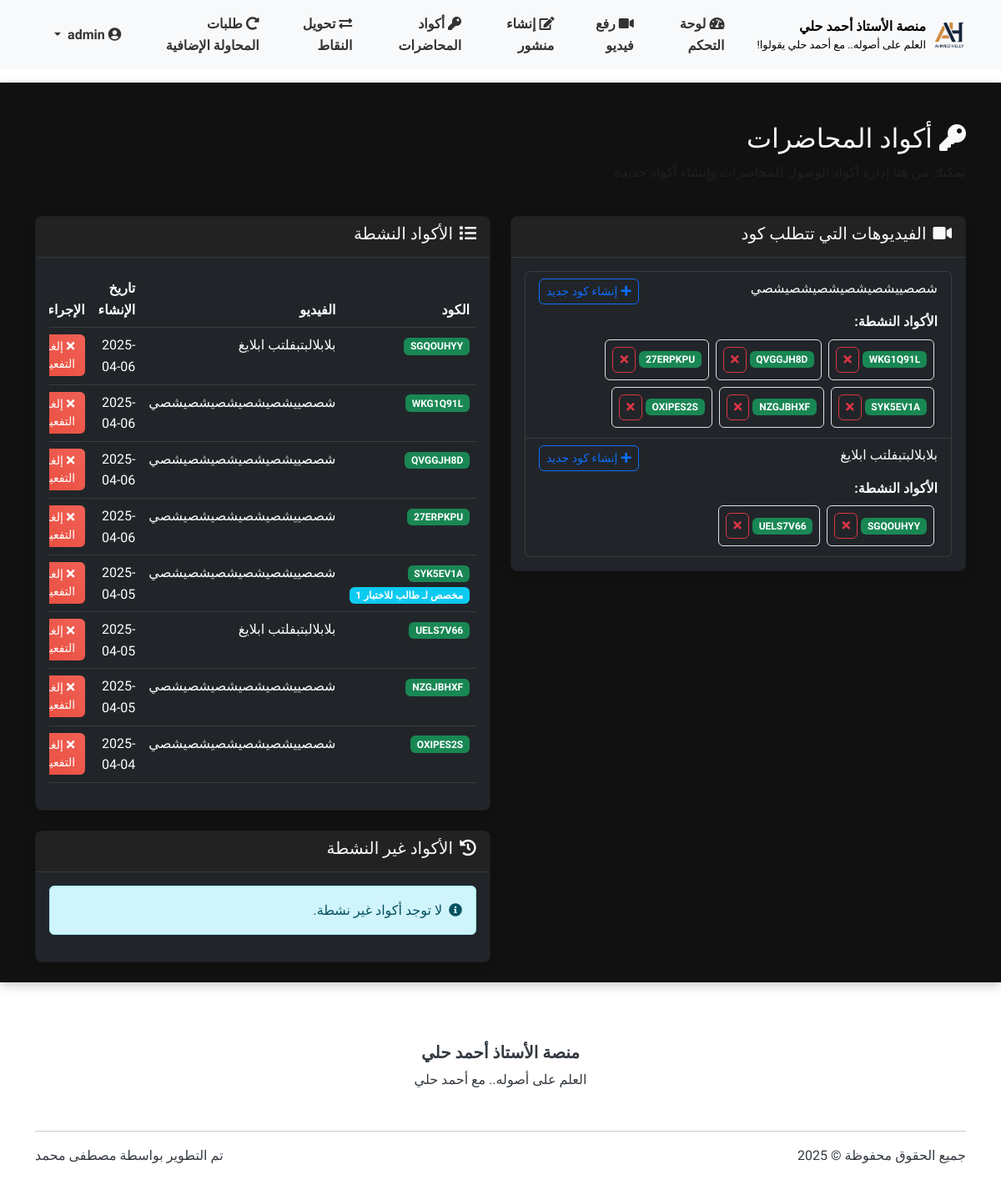
The app's page /admin/lecture_codes (signed in) with its own data.
### models.py (models this page shows, shortened)
class User(UserMixin, db.Model):
    __tablename__ = 'users'
    id = db.Column(db.Integer, primary_key=True)
    username = db.Column(db.String(64), unique=True, nullable=False)
    full_name = db.Column(db.String(100), nullable=True)  # الاسم الثلاثي
    email = db.Column(db.String(100), nullable=True)  # البريد الإلكتروني للاستعادة
    phone = db.Column(db.String(20), nullable=True)   # رقم الهاتف للاستعادة
    password_hash = db.Column(db.String(256), nullable=False)
    role = db.Column(db.String(20), nullable=False)  # 'admin' or 'student'
    points = db.Column(db.Integer, default=0)  # نقاط المحفظة
    reset_token = db.Column(db.String(100), nullable=True)  # رمز استعادة كلمة المرور
    reset_token_expiry = db.Column(db.DateTime, nullable=True)  # تاريخ انتهاء صلاحية الرمز
    created_at = db.Column(db.DateTime, default=datetime.utcnow)  # تاريخ إنشاء الحساب
    videos = db.relationship('Video', backref='uploader', lazy='dynamic')
    comments = db.relationship('Comment', backref='author', lazy='dynamic')
    posts = db.relationship('Post', backref='author', lazy='dynamic')
    video_views = db.relationship('VideoView', backref='viewer', lazy='dynamic')
    def is_admin(self):
        return self.role == 'admin'

class Video(db.Model):
    __tablename__ = 'videos'
    id = db.Column(db.Integer, primary_key=True)
    title = db.Column(db.String(100), nullable=False)
    url = db.Column(db.String(200), nullable=True)  # يمكن أن يكون فارغًا في حالة رفع ملف
    file_path = db.Column(db.String(200), nullable=True)  # مسار الملف المرفوع
    description = db.Column(db.Text)
    uploaded_by = db.Column(db.Integer, db.ForeignKey('users.id'), nullable=False)
    created_at = db.Column(db.DateTime, default=datetime.utcnow)
    requires_code = db.Column(db.Boolean, default=True)  # هل تتطلب المحاضرة كود للوصول
    points_cost = db.Column(db.Integer, default=0)  # تكلفة الفيديو بالنقاط
    comments = db.relationship('Comment', backref='video', lazy='dynamic', cascade='all, delete-orphan')

class LectureCode(db.Model):
    __tablename__ = 'lecture_codes'
    id = db.Column(db.Integer, primary_key=True)
    video_id = db.Column(db.Integer, db.ForeignKey('videos.id'), nullable=False)
    code = db.Column(db.String(20), nullable=False, unique=True)
    created_at = db.Column(db.DateTime, default=datetime.utcnow)
    is_active = db.Column(db.Boolean, default=True)
    assigned_to = db.Column(db.Integer, db.ForeignKey('users.id'), nullable=True)  # يمكن تعيين رمز لطالب محدد
    is_used = db.Column(db.Boolean, default=False)  # تم استخدام الرمز ام لا
    video = db.relationship('Video', backref=db.backref('access_codes', lazy='dynamic'))
    student = db.relationship('User', backref=db.backref('assigned_codes', lazy='dynamic'), foreign_keys=[assigned_to])

### routes.py (the view)
@admin_bp.route('/lecture_codes')
@login_required
def lecture_codes():
    if not current_user.is_admin():
        abort(403)
    videos = Video.query.filter_by(requires_code=True).all()
    active_codes = LectureCode.query.filter_by(is_active=True).order_by(LectureCode.created_at.desc()).all()
    inactive_codes = LectureCode.query.filter_by(is_active=False).order_by(LectureCode.created_at.desc()).all()
    return render_template(
        'admin/lecture_codes.html',
        videos=videos,
        active_codes=active_codes,
        inactive_codes=inactive_codes
    )

### templates/admin/lecture_codes.html (shortened to what this page needs)
{% extends 'base.html' %}
{% block content %}
<div class="container mt-4">
    <div class="row mb-4">
        <div class="col">
            <h2><i class="fas fa-key me-2"></i>أكواد المحاضرات</h2>
            <p class="text-muted">يمكنك من هنا إدارة أكواد الوصول للمحاضرات وإنشاء أكواد جديدة</p>
        </div>
    </div>
    <div class="row">
        <div class="col-lg-6">
            <div class="card bg-dark mb-4">
                <div class="card-header">
                    <h5><i class="fas fa-video me-2"></i>الفيديوهات التي تتطلب كود</h5>
                </div>
                <div class="card-body">
                    {% if videos %}
                        <div class="list-group">
                            {% for video in videos %}
                                <div class="list-group-item bg-dark">
                                    <div class="d-flex justify-content-between align-items-center">
                                        <h6>{{ video.title }}</h6>
                                        <a href="{{ url_for('admin.create_lecture_code', video_id=video.id) }}" class="btn btn-sm btn-outline-primary">
                                            <i class="fas fa-plus me-1"></i>إنشاء كود جديد
                                        </a>
                                    </div>
                                    {% set active_video_codes = active_codes|selectattr('video_id', 'equalto', video.id)|list %}
                                    {% if active_video_codes %}
                                        <div class="mt-2">
                                            <strong>الأكواد النشطة:</strong>
                                            <div class="d-flex flex-wrap mt-1">
                                                {% for code in active_video_codes %}
                                                    <div class="d-flex align-items-center m-1 p-2 border rounded">
                                                        <span class="badge bg-success me-1">{{ code.code }}</span>
                                                        <a href="{{ url_for('admin.deactivate_code', code_id=code.id) }}" class="btn btn-sm btn-outline-danger">
                                                            <i class="fas fa-times"></i>
                                                        </a>
                                                    </div>
                                                {% endfor %}
                                            </div>
                                        </div>
                                    {% endif %}
                                </div>
                            {% endfor %}
                        </div>
                    {% else %}
                        <div class="alert alert-info">
                            <i class="fas fa-info-circle me-2"></i>لا توجد فيديوهات تتطلب كود للوصول.
                        </div>
                    {% endif %}
                </div>
            </div>
        </div>
        <div class="col-lg-6">
            <div class="card bg-dark mb-4">
                <div class="card-header">
                    <h5><i class="fas fa-list me-2"></i>الأكواد النشطة</h5>
                </div>
                <div class="card-body">
                    {% if active_codes %}
                        <div class="table-responsive">
                            <table class="table table-dark table-hover">
                                <thead>
                                    <tr>
                                        <th>الكود</th>
                                        <th>الفيديو</th>
                                        <th>تاريخ الإنشاء</th>
                                        <th>الإجراءات</th>
                                    </tr>
                                </thead>
                                <tbody>
                                    {% for code in active_codes %}
                                        <tr>
                                            <td>
                                                <span class="badge bg-success">{{ code.code }}</span>
                                                {% if code.assigned_to %}
                                                    <span class="badge bg-info">مخصص لـ {{ code.student.full_name }}</span>
                                                {% endif %}
                                            </td>
                                            <td>{{ code.video.title }}</td>
                                            <td>{{ code.created_at.strftime('%Y-%m-%d') }}</td>
                                            <td>
                                                <a href="{{ url_for('admin.deactivate_code', code_id=code.id) }}" class="btn btn-sm btn-danger">
                                                    <i class="fas fa-times me-1"></i>إلغاء التفعيل
                                                </a>
                                            </td>
                                        </tr>
                                    {% endfor %}
                                </tbody>
                            </table>
                        </div>
                    {% else %}
                        <div class="alert alert-info">
                            <i class="fas fa-info-circle me-2"></i>لا توجد أكواد نشطة حالياً.
                        </div>
                    {% endif %}
                </div>
            </div>
            <div class="card bg-dark">
                <div class="card-header">
                    <h5><i class="fas fa-history me-2"></i>الأكواد غير النشطة</h5>
                </div>
                <div class="card-body">
                    {% if inactive_codes %}
                        <div class="table-responsive">
                            <table class="table table-dark table-hover">
                                <thead>
                                    <tr>
                                        <th>الكود</th>
                                        <th>الفيديو</th>
                                        <th>تاريخ الإنشاء</th>
                                    </tr>
                                </thead>
                                <tbody>
                                    {% for code in inactive_codes %}
                                        <tr>
                                            <td>
                                                <span class="badge bg-secondary">{{ code.code }}</span>
                                            </td>
                                            <td>{{ code.video.title }}</td>
                                            <td>{{ code.created_at.strftime('%Y-%m-%d') }}</td>
                                        </tr>
                                    {% endfor %}
                                </tbody>
                            </table>
                        </div>
                    {% else %}
                        <div class="alert alert-info">
                            <i class="fas fa-info-circle me-2"></i>لا توجد أكواد غير نشطة.
                        </div>
                    {% endif %}
                </div>
            </div>
        </div>
    </div>
</div>
{% endblock %}

### templates/base.html (shortened to what this page needs)
<!DOCTYPE html>
<html lang="ar" dir="rtl">
<head>
    <link rel="stylesheet" href="https://cdnjs.cloudflare.com/ajax/libs/font-awesome/5.15.4/css/all.min.css">
    <link rel="stylesheet" href="https://cdn.jsdelivr.net/npm/bootstrap@5.3.0/dist/css/bootstrap.rtl.min.css">
    <link rel="stylesheet" href="{{ url_for('static', filename='css/style.css') }}">
</head>
<body>
    <header>
        <nav class="navbar navbar-expand-lg navbar-light bg-light sticky-top">
            <div class="container">
                <a class="navbar-brand d-flex align-items-center" href="{{ url_for('main.index') }}">
                    <img src="{{ url_for('static', filename='img/ahmed-helly-logo.png') }}" alt="شعار المنصة" height="50">
                    <div class="ms-2 d-flex flex-column">
                        <span style="font-size: 1rem; color: #000; font-weight: bold;">منصة الأستاذ أحمد حلي</span>
                        <small class="d-none d-md-block" style="font-size: 0.8rem; color: #000;">العلم على أصوله.. مع أحمد حلي يقولوا!</small>
                    </div>
                </a>
                <div class="collapse navbar-collapse navbar-custom" id="navbarNav">
                    <ul class="navbar-nav">
                        {% if current_user.is_authenticated %}
                            {% if current_user.role == 'admin' %}
                                <li class="nav-item">
                                    <a class="nav-link {% if request.path.startswith('/admin/dashboard') %}active{% endif %}" href="{{ url_for('admin.dashboard') }}">
                                        <i class="fas fa-tachometer-alt"></i> لوحة التحكم
                                    </a>
                                </li>
                                <li class="nav-item">
                                    <a class="nav-link {% if request.path.startswith('/admin/upload_video') %}active{% endif %}" href="{{ url_for('admin.upload_video') }}">
                                        <i class="fas fa-video"></i> رفع فيديو
                                    </a>
                                </li>
                                <li class="nav-item">
                                    <a class="nav-link {% if request.path.startswith('/admin/create_post') %}active{% endif %}" href="{{ url_for('admin.create_post') }}">
                                        <i class="fas fa-edit"></i> إنشاء منشور
                                    </a>
                                </li>
                                <li class="nav-item">
                                    <a class="nav-link {% if request.path.startswith('/admin/lecture_codes') %}active{% endif %}" href="{{ url_for('admin.lecture_codes') }}">
                                        <i class="fas fa-key"></i> أكواد المحاضرات
                                    </a>
                                </li>
                                <li class="nav-item">
                                    <a class="nav-link {% if request.path.startswith('/admin/transfer_points') %}active{% endif %}" href="{{ url_for('admin.transfer_points') }}">
                                        <i class="fas fa-exchange-alt"></i> تحويل النقاط
                                    </a>
                                </li>
                                <li class="nav-item">
                                    <a class="nav-link {% if request.path.startswith('/admin/retry_requests') %}active{% endif %}" href="{{ url_for('admin_tests.retry_requests') }}">
                                        <i class="fas fa-redo-alt"></i> طلبات المحاولة الإضافية
                                    </a>
                                </li>
                            {% endif %}
                        {% endif %}
                    </ul>
                    {% if current_user.is_authenticated %}
                    <ul class="navbar-nav ms-auto">
                        <li class="nav-item dropdown">
                            <a class="nav-link dropdown-toggle" href="#" id="navbarDropdown" role="button"
                               data-bs-toggle="dropdown" aria-expanded="false">
                                <i class="fas fa-user-circle"></i>
                                {{ current_user.username }}
                            </a>
                        </li>
                    </ul>
                    {% endif %}
                </div>
            </div>
        </nav>
    </header>
    <main class="py-4">
        {% block content %}{% endblock %}
    </main>
    <footer class="bg-white py-4 mt-5">
        <div class="container">
            <div class="row align-items-center">
                <div class="col-md-12 text-center mb-3">
                    <h5 class="fw-bold">منصة الأستاذ أحمد حلي</h5>
                    <p class="mb-3">العلم على أصوله.. مع أحمد حلي</p>
                </div>
            </div>
            <hr>
            <div class="row">
                <div class="col-md-6">
                    <p>جميع الحقوق محفوظة &copy; 2025</p>
                </div>
                <div class="col-md-6 text-md-end">
                    <p>تم التطوير بواسطة <a href="https://www.linkedin.com/in/mstafamohamed/" target="_blank">مصطفى محمد</a></p>
                </div>
            </div>
        </div>
    </footer>
</body>
</html>

### records on screen
User: username "admin"
Video: title "شصصييشصيشصيشصيشصيشصي"
LectureCode: code "WKG1Q91L", video "شصصييشصيشصيشصيشصيشصي", created_at "2025-04-06"
LectureCode: code "QVGGJH8D", video "شصصييشصيشصيشصيشصيشصي", created_at "2025-04-06"
LectureCode: code "27ERPKPU", video "شصصييشصيشصيشصيشصيشصي", created_at "2025-04-06"
LectureCode: code "SYK5EV1A", student.full_name "طالب للاختبار 1", video "شصصييشصيشصيشصيشصيشصي", created_at "2025-04-05"
LectureCode: code "NZGJBHXF", video "شصصييشصيشصيشصيشصيشصي", created_at "2025-04-05"
LectureCode: code "OXIPES2S", video "شصصييشصيشصيشصيشصيشصي", created_at "2025-04-04"
Video: title "بلابلالبتبفلتب ابلايغ"
LectureCode: code "SGQOUHYY", video "بلابلالبتبفلتب ابلايغ", created_at "2025-04-06"
LectureCode: code "UELS7V66", video "بلابلالبتبفلتب ابلايغ", created_at "2025-04-05"
